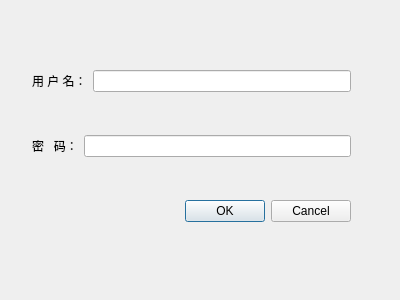
<?xml version="1.0" encoding="UTF-8"?>
<ui version="4.0">
 <class>AdminLogin</class>
 <widget class="QDialog" name="AdminLogin">
  <property name="geometry">
   <rect>
    <x>0</x>
    <y>0</y>
    <width>400</width>
    <height>300</height>
   </rect>
  </property>
  <property name="windowTitle">
   <string>管理员登录</string>
  </property>
  <widget class="QWidget" name="layoutWidget">
   <property name="geometry">
    <rect>
     <x>21</x>
     <y>22</y>
     <width>341</width>
     <height>251</height>
    </rect>
   </property>
   <layout class="QVBoxLayout" name="verticalLayout">
    <item>
     <layout class="QHBoxLayout" name="horizontalLayout">
      <item>
       <widget class="QLabel" name="label">
        <property name="text">
         <string>用 户 名：</string>
        </property>
       </widget>
      </item>
      <item>
       <widget class="QLineEdit" name="UserEdt"/>
      </item>
     </layout>
    </item>
    <item>
     <layout class="QHBoxLayout" name="horizontalLayout_2">
      <item>
       <widget class="QLabel" name="label_2">
        <property name="text">
         <string>密   码：</string>
        </property>
       </widget>
      </item>
      <item>
       <spacer name="horizontalSpacer">
        <property name="orientation">
         <enum>Qt::Horizontal</enum>
        </property>
        <property name="sizeType">
         <enum>QSizePolicy::Fixed</enum>
        </property>
        <property name="sizeHint" stdset="0">
         <size>
          <width>0</width>
          <height>20</height>
         </size>
        </property>
       </spacer>
      </item>
      <item>
       <widget class="QLineEdit" name="PassWordEdt"/>
      </item>
     </layout>
    </item>
    <item>
     <widget class="QDialogButtonBox" name="buttonBox">
      <property name="standardButtons">
       <set>QDialogButtonBox::Cancel|QDialogButtonBox::Ok</set>
      </property>
     </widget>
    </item>
   </layout>
  </widget>
 </widget>
 <layoutdefault spacing="6" margin="11"/>
 <resources/>
 <connections>
  <connection>
   <sender>buttonBox</sender>
   <signal>accepted()</signal>
   <receiver>AdminLogin</receiver>
   <slot>accept()</slot>
   <hints>
    <hint type="sourcelabel">
     <x>191</x>
     <y>260</y>
    </hint>
    <hint type="destinationlabel">
     <x>199</x>
     <y>149</y>
    </hint>
   </hints>
  </connection>
  <connection>
   <sender>buttonBox</sender>
   <signal>rejected()</signal>
   <receiver>AdminLogin</receiver>
   <slot>reject()</slot>
   <hints>
    <hint type="sourcelabel">
     <x>191</x>
     <y>260</y>
    </hint>
    <hint type="destinationlabel">
     <x>199</x>
     <y>149</y>
    </hint>
   </hints>
  </connection>
 </connections>
</ui>
